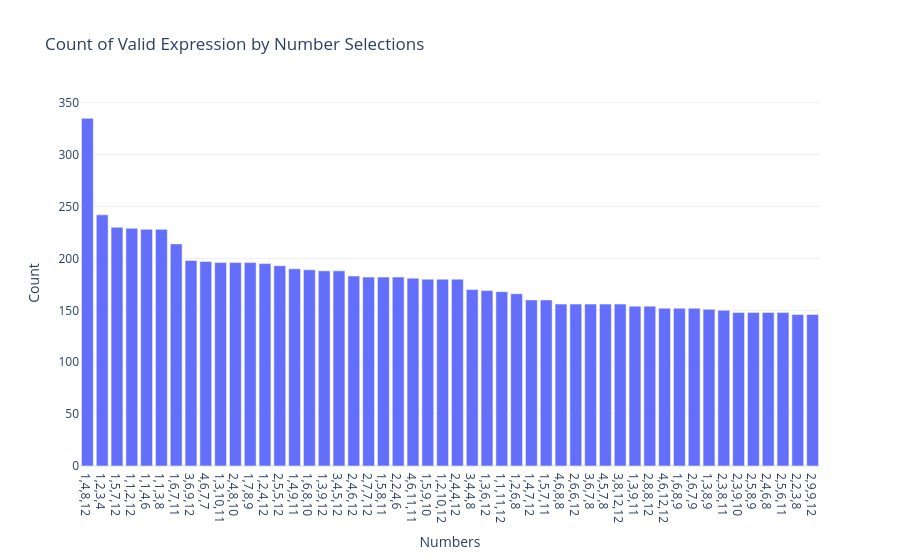

The cell this chart's notebook holds for it:
### Code cell
fig = go.Figure()


fig.add_trace(
    go.Bar(
        x = df['numbers'],
        y = df['count'].head(50)
    )
)


fig.update_layout(
    title = 'Count of Valid Expression by Number Selections',
    template = 'plotly_white',
    yaxis_title = 'Count',
    xaxis_title = 'Numbers'
)

fig.show()

### Figure 1 — Plotly figure (JSON) as saved in the notebook; plotly's stock layout.template omitted (floating-point values rounded to 4 significant figures; data arrays with more than 128 entries replaced by an {"elided": "..."} marker saying what was removed)
{"data": [{"type": "bar", "x": {"elided": "1068 str values"}, "y": [335, 242, 230, 229, 228, 228, 214, 198, 197, 196, 196, 196, 195, 193, 190, 189, 188, 188, 183, 182, 182, 182, 181, 180, 180, 180, 170, 169, 168, 166, 160, 160, 156, 156, 156, 156, 156, 154, 154, 152, 152, 152, 151, 150, 148, 148, 148, 148, 146, 146]}], "layout": {"title": {"text": "Count of Valid Expression by Number Selections"}, "xaxis": {"title": {"text": "Numbers"}}, "yaxis": {"title": {"text": "Count"}}}}
